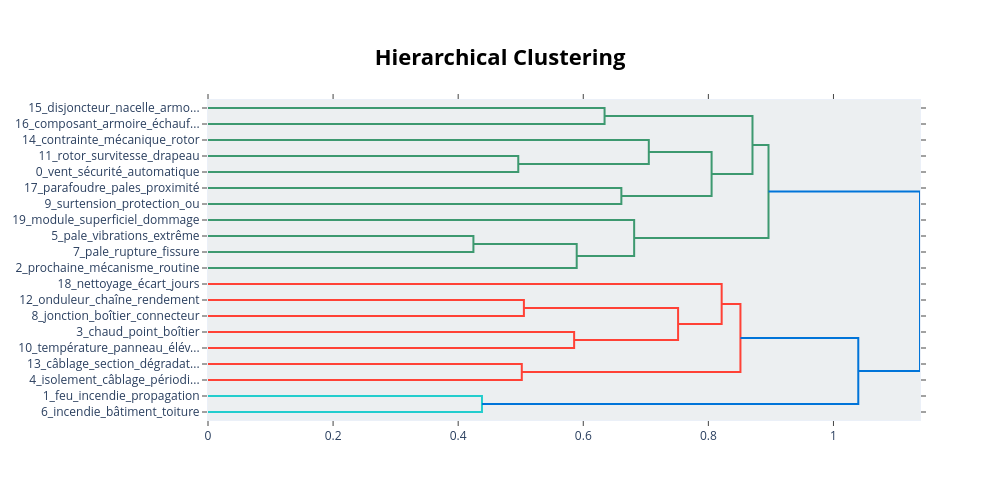

The notebook cell saved with this chart:
### Code cell
topic_model.visualize_hierarchy()

### Figure 1 — Plotly figure (JSON) as saved in the notebook; plotly's stock layout.template omitted (floating-point values rounded to 4 significant figures)
{"data": [{"hoverinfo": "text", "marker": {"color": "rgb(61,153,112)"}, "mode": "lines", "type": "scatter", "x": [0.0, 0.634, 0.634, 0.0], "xaxis": "x", "y": [-5.0, -5.0, -15.0, -15.0], "yaxis": "y"}, {"hoverinfo": "text", "marker": {"color": "rgb(61,153,112)"}, "mode": "lines", "type": "scatter", "x": [0.0, 0.4961, 0.4961, 0.0], "xaxis": "x", "y": [-35.0, -35.0, -45.0, -45.0], "yaxis": "y"}, {"hoverinfo": "text", "marker": {"color": "rgb(61,153,112)"}, "mode": "lines", "type": "scatter", "x": [0.0, 0.7048, 0.7048, 0.4961], "xaxis": "x", "y": [-25.0, -25.0, -40.0, -40.0], "yaxis": "y"}, {"hoverinfo": "text", "marker": {"color": "rgb(61,153,112)"}, "mode": "lines", "type": "scatter", "x": [0.0, 0.6609, 0.6609, 0.0], "xaxis": "x", "y": [-55.0, -55.0, -65.0, -65.0], "yaxis": "y"}, {"hoverinfo": "text", "marker": {"color": "rgb(61,153,112)"}, "mode": "lines", "type": "scatter", "x": [0.7048, 0.8052, 0.8052, 0.6609], "xaxis": "x", "y": [-32.5, -32.5, -60.0, -60.0], "yaxis": "y"}, {"hoverinfo": "text", "marker": {"color": "rgb(61,153,112)"}, "mode": "lines", "type": "scatter", "x": [0.634, 0.8705, 0.8705, 0.8052], "xaxis": "x", "y": [-10.0, -10.0, -46.25, -46.25], "yaxis": "y"}, {"hoverinfo": "text", "marker": {"color": "rgb(61,153,112)"}, "mode": "lines", "type": "scatter", "x": [0.0, 0.4244, 0.4244, 0.0], "xaxis": "x", "y": [-85.0, -85.0, -95.0, -95.0], "yaxis": "y"}, {"hoverinfo": "text", "marker": {"color": "rgb(61,153,112)"}, "mode": "lines", "type": "scatter", "x": [0.4244, 0.5895, 0.5895, 0.0], "xaxis": "x", "y": [-90.0, -90.0, -105.0, -105.0], "yaxis": "y"}, {"hoverinfo": "text", "marker": {"color": "rgb(61,153,112)"}, "mode": "lines", "type": "scatter", "x": [0.0, 0.6814, 0.6814, 0.5895], "xaxis": "x", "y": [-75.0, -75.0, -97.5, -97.5], "yaxis": "y"}, {"hoverinfo": "text", "marker": {"color": "rgb(61,153,112)"}, "mode": "lines", "type": "scatter", "x": [0.8705, 0.8962, 0.8962, 0.6814], "xaxis": "x", "y": [-28.12, -28.12, -86.25, -86.25], "yaxis": "y"}, {"hoverinfo": "text", "marker": {"color": "rgb(255,65,54)"}, "mode": "lines", "type": "scatter", "x": [0.0, 0.5051, 0.5051, 0.0], "xaxis": "x", "y": [-125.0, -125.0, -135.0, -135.0], "yaxis": "y"}, {"hoverinfo": "text", "marker": {"color": "rgb(255,65,54)"}, "mode": "lines", "type": "scatter", "x": [0.0, 0.5854, 0.5854, 0.0], "xaxis": "x", "y": [-145.0, -145.0, -155.0, -155.0], "yaxis": "y"}, {"hoverinfo": "text", "marker": {"color": "rgb(255,65,54)"}, "mode": "lines", "type": "scatter", "x": [0.5051, 0.7516, 0.7516, 0.5854], "xaxis": "x", "y": [-130.0, -130.0, -150.0, -150.0], "yaxis": "y"}, {"hoverinfo": "text", "marker": {"color": "rgb(255,65,54)"}, "mode": "lines", "type": "scatter", "x": [0.0, 0.8213, 0.8213, 0.7516], "xaxis": "x", "y": [-115.0, -115.0, -140.0, -140.0], "yaxis": "y"}, {"hoverinfo": "text", "marker": {"color": "rgb(255,65,54)"}, "mode": "lines", "type": "scatter", "x": [0.0, 0.5017, 0.5017, 0.0], "xaxis": "x", "y": [-165.0, -165.0, -175.0, -175.0], "yaxis": "y"}, {"hoverinfo": "text", "marker": {"color": "rgb(255,65,54)"}, "mode": "lines", "type": "scatter", "x": [0.8213, 0.8513, 0.8513, 0.5017], "xaxis": "x", "y": [-127.5, -127.5, -170.0, -170.0], "yaxis": "y"}, {"hoverinfo": "text", "marker": {"color": "rgb(35,205,205)"}, "mode": "lines", "type": "scatter", "x": [0.0, 0.438, 0.438, 0.0], "xaxis": "x", "y": [-185.0, -185.0, -195.0, -195.0], "yaxis": "y"}, {"hoverinfo": "text", "marker": {"color": "rgb(0,116,217)"}, "mode": "lines", "type": "scatter", "x": [0.8513, 1.04, 1.04, 0.438], "xaxis": "x", "y": [-148.8, -148.8, -190.0, -190.0], "yaxis": "y"}, {"hoverinfo": "text", "marker": {"color": "rgb(0,116,217)"}, "mode": "lines", "type": "scatter", "x": [0.8962, 1.138, 1.138, 1.04], "xaxis": "x", "y": [-57.19, -57.19, -169.4, -169.4], "yaxis": "y"}], "layout": {"autosize": false, "height": 500, "hoverlabel": {"bgcolor": "white", "font": {"family": "Rockwell", "size": 16}}, "hovermode": "closest", "plot_bgcolor": "#ECEFF1", "showlegend": false, "title": {"font": {"color": "Black", "size": 22}, "text": "<b>Hierarchical Clustering</b>", "x": 0.5, "xanchor": "center", "yanchor": "top"}, "width": 1000, "xaxis": {"mirror": "allticks", "rangemode": "tozero", "showgrid": false, "showline": true, "showticklabels": true, "ticks": "outside", "type": "linear", "zeroline": false}, "yaxis": {"mirror": "allticks", "range": [-200, 0], "rangemode": "tozero", "showgrid": false, "showline": true, "showticklabels": true, "tickmode": "array", "ticks": "outside", "ticktext": ["15_disjoncteur_nacelle_armo...", "16_composant_armoire_échauf...", "14_contrainte_mécanique_rotor", "11_rotor_survitesse_drapeau", "0_vent_sécurité_automatique", "17_parafoudre_pales_proximité", "9_surtension_protection_ou", "19_module_superficiel_dommage", "5_pale_vibrations_extrême", "7_pale_rupture_fissure", "2_prochaine_mécanisme_routine", "18_nettoyage_écart_jours", "12_onduleur_chaîne_rendement", "8_jonction_boîtier_connecteur", "3_chaud_point_boîtier", "10_température_panneau_élév...", "13_câblage_section_dégradat...", "4_isolement_câblage_périodi...", "1_feu_incendie_propagation", "6_incendie_bâtiment_toiture"], "tickvals": [-5, -15, -25, -35, -45, -55, -65, -75, -85, -95, -105, -115, -125, -135, -145, -155, -165, -175, -185, -195], "type": "linear", "zeroline": false}}}
